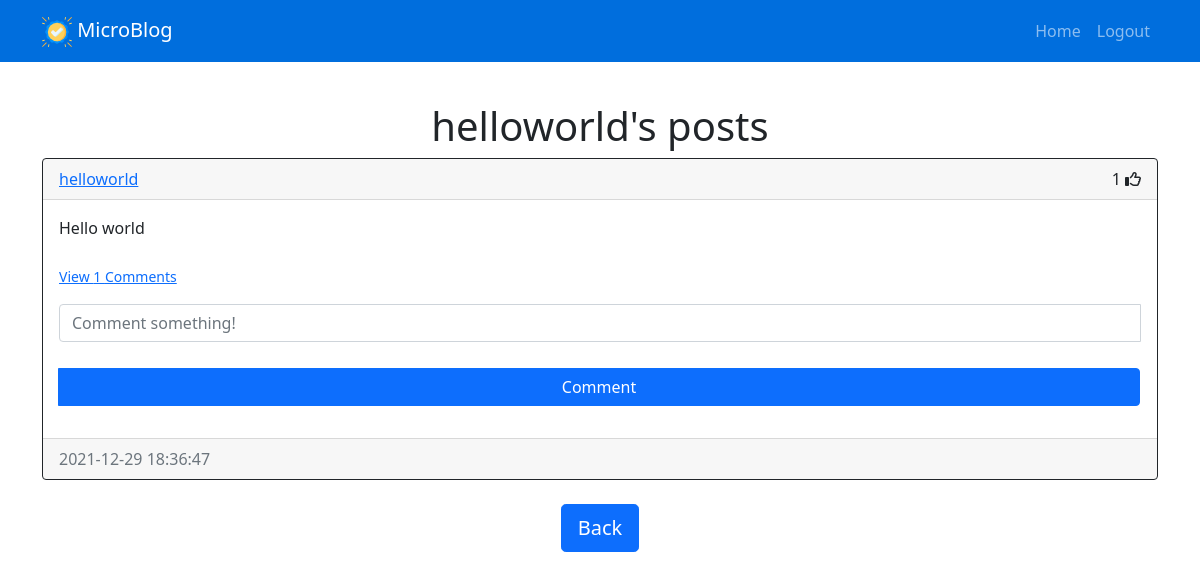
Page /posts/helloworld (signed in) on the committed database.
### website/models.py (models this page shows)
class User(db.Model, UserMixin):
    id = db.Column(db.Integer, primary_key=True)
    email = db.Column(db.String(150), unique=True)
    username = db.Column(db.String(150), unique=True)
    password = db.Column(db.String(150))
    date_created = db.Column(db.DateTime(timezone=True), default=func.now())
    posts = db.relationship('Post', backref='user', passive_deletes=True)
    comments = db.relationship('Comment', backref='user', passive_deletes=True)
    likes = db.relationship('Like', backref='user', passive_deletes=True)

class Post(db.Model):
    id = db.Column(db.Integer, primary_key=True)
    text = db.Column(db.Text, nullable=False)
    date_created = db.Column(db.DateTime(timezone=True), default=func.now())
    author = db.Column(db.Integer, db.ForeignKey(
        'user.id', ondelete="CASCADE"), nullable=False)
    comments = db.relationship('Comment', backref='post', passive_deletes=True)
    likes = db.relationship('Like', backref='post', passive_deletes=True)

### website/views.py (the view)
@views.route("/posts/<username>")
@login_required
def posts(username):
    user = User.query.filter_by(username=username).first()
    if not user:
        flash('No user with that username exists.', category='error')
        return redirect(url_for('views.home'))
    posts = user.posts
    return render_template("posts.html", user=current_user, posts=posts, username=username)

### website/__init__.py (called while the page is built)
def create_app():
    app = Flask(__name__)
    app.config['SECRET_KEY'] = "helloworld"
    app.config['SQLALCHEMY_DATABASE_URI'] = f'sqlite:///{DB_NAME}'
    db.init_app(app)
    from .views import views
    from .auth import auth
    app.register_blueprint(views, url_prefix="/")
    app.register_blueprint(auth, url_prefix="/")
    from .models import User, Post, Comment, Like
    create_database(app)
    login_manager = LoginManager()
    login_manager.login_view = "auth.login"
    login_manager.init_app(app)
    @login_manager.user_loader
    def load_user(id):
        return User.query.get(int(id))
    return app

### website/templates/posts.html (shortened to what this page needs)
{% extends "posts_div.html" %}  {% block header %} {{username}}'s posts {% endblock %} {% block footer %}
<div align="center">
  <a href="/home"
    ><button type="button" class="btn btn-primary btn-lg">Back</button></a
  >
</div>
{% endblock %}

### website/templates/posts_div.html (shortened to what this page needs)
{% extends "base.html" %} {% block title %}Home{% endblock %} {% block content
%}
<h1 align="center">{% block header %}Posts{% endblock %}</h1>
<div id="posts">
  {% for post in posts %}
  <div class="card border-dark">
    <div class="card-header d-flex justify-content-between align-items-center">
      <a href="/posts/{{post.user.username}}">{{post.user.username}}</a>
      <div>
        <span id="likes-count-{{post.id}}">
        {{ post.likes|length }}</span>
        {% if user.id in post.likes|map(attribute="author")|list %}
        <i
          class="fas fa-thumbs-up"
          id="like-button-{{post.id}}"
          onclick="like({{post.id}})"
        ></i>
        {% else %}
        <i
          class="far fa-thumbs-up"
          id="like-button-{{post.id}}"
          onclick="like({{post.id}})"
        ></i>
        {% endif %}
      </div>
    </div>
    <div class="card-body">
      <div class="card-text">{{post.text}}</div>
      <br />
      <p class="card-text">
        {% if post.comments|length > 0 %}
        <a data-bs-toggle="collapse" href="#comments-{{post.id}}" role="button">
          <small>View {{post.comments|length}} Comments</small>
        </a>
        {% else %}
        <small class="text-muted">No Comments</small>
        {% endif %}
      </p>
      <form
        class="input-group mb-3"
        method="POST"
        action="/create-comment/{{post.id}}"
      >
        <input
          type="text"
          id="text"
          name="text"
          class="form-control"
          placeholder="Comment something!"
        />
        <button type="submit" class="btn btn-primary">Comment</button>
      </form>
    </div>
    <div class="card-footer text-muted">{{post.date_created}}</div>
  </div>
  <br/ > {% endfor %}
</div>
{% block footer %}{% endblock %} {% endblock %}

### website/templates/base.html (shortened to what this page needs)
<!DOCTYPE html>
<html lang="en">
  <head>
    <link
      href="https://cdn.jsdelivr.net/npm/bootstrap@5.0.2/dist/css/bootstrap.min.css"
      rel="stylesheet"
    />
    <link rel="stylesheet" href="{{ url_for('static', filename='index.css')}}">
  </head>
  <body>
    <nav class="navbar navbar-expand-lg navbar-dark bg-dark static-top">
      <div class="container">
        <a class="navbar-brand" href="#">
          <img src="{{ url_for('static', filename='images/logo.svg')}}" alt="..." height="30">
          <span>MicroBlog</span>
        </a>
        <div class="collapse navbar-collapse" id="navbarSupportedContent">
          <ul class="navbar-nav ms-auto">
            <a class="nav-item nav-link" href="/home">Home</a>
            {% if user.is_authenticated %}
            <a class="nav-item nav-link" href="/logout">Logout</a>
            {% else %}
            <a class="nav-item nav-link" href="/login">Login</a>
            <a class="nav-item nav-link" href="/sign-up">Sign Up</a>
            {% endif %}
          </ul>
        </div>
      </div>
    </nav>
    <div class="container">{% block content %}{% endblock %}</div>
  </body>
</html>

### website/static/index.css (style rules this page uses)
.bg-dark { background-color: #006edd !important; padding: 10px 14px !important; }
form { display: -ms-grid; display: grid; -webkit-box-align: center; -webkit-align-items: center; -ms-flex-align: center; align-items: center; grid-auto-columns: 1fr; grid-column-gap: 10px; grid-row-gap: 10px; }
form button { width: 100%; margin-top: 1em; }
h1 { margin-top: 1em; }

### rows in the picture
User: username "helloworld"
Post: user.username "helloworld", likes|length "1", text "Hello world", comments|length "1", date_created "2021-12-29 18:36:47"
